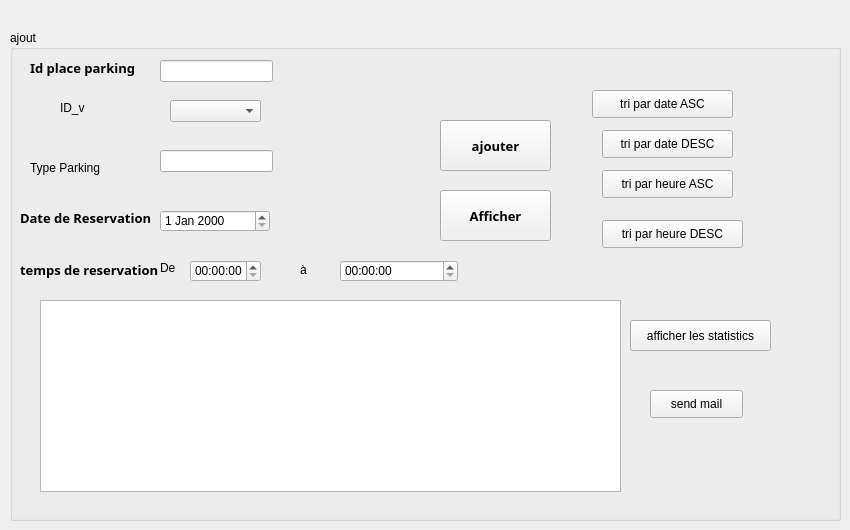
       <widget class="QWidget" name="tab_8">
        <attribute name="title">
         <string>ajouter une réservation</string>
        </attribute>
        <widget class="QGroupBox" name="groupBox_7">
         <property name="geometry">
          <rect>
           <x>10</x>
           <y>30</y>
           <width>831</width>
           <height>491</height>
          </rect>
         </property>
         <property name="title">
          <string>ajout</string>
         </property>
         <widget class="QLabel" name="le_id_2">
          <property name="geometry">
           <rect>
            <x>20</x>
            <y>30</y>
            <width>111</width>
            <height>16</height>
           </rect>
          </property>
          <property name="font">
           <font>
            <family>Perpetua</family>
            <pointsize>10</pointsize>
            <weight>75</weight>
            <bold>true</bold>
           </font>
          </property>
          <property name="text">
           <string>Id place parking</string>
          </property>
         </widget>
         <widget class="QLineEdit" name="le_id">
          <property name="geometry">
           <rect>
            <x>150</x>
            <y>30</y>
            <width>113</width>
            <height>22</height>
           </rect>
          </property>
         </widget>
         <widget class="QLabel" name="label_48">
          <property name="geometry">
           <rect>
            <x>50</x>
            <y>70</y>
            <width>56</width>
            <height>16</height>
           </rect>
          </property>
          <property name="text">
           <string>ID_v</string>
          </property>
         </widget>
         <widget class="QLabel" name="label_49">
          <property name="geometry">
           <rect>
            <x>20</x>
            <y>130</y>
            <width>111</width>
            <height>16</height>
           </rect>
          </property>
          <property name="text">
           <string>Type Parking</string>
          </property>
         </widget>
         <widget class="QLineEdit" name="type_parking">
          <property name="geometry">
           <rect>
            <x>150</x>
            <y>120</y>
            <width>113</width>
            <height>22</height>
           </rect>
          </property>
         </widget>
         <widget class="QLabel" name="label_50">
          <property name="geometry">
           <rect>
            <x>10</x>
            <y>180</y>
            <width>131</width>
            <height>16</height>
           </rect>
          </property>
          <property name="font">
           <font>
            <family>Perpetua</family>
            <pointsize>10</pointsize>
            <weight>75</weight>
            <bold>true</bold>
           </font>
          </property>
          <property name="text">
           <string>Date de Reservation</string>
          </property>
         </widget>
         <widget class="QDateEdit" name="date">
          <property name="geometry">
           <rect>
            <x>150</x>
            <y>180</y>
            <width>110</width>
            <height>22</height>
           </rect>
          </property>
         </widget>
         <widget class="QLabel" name="label_51">
          <property name="geometry">
           <rect>
            <x>10</x>
            <y>230</y>
            <width>141</width>
            <height>20</height>
           </rect>
          </property>
          <property name="font">
           <font>
            <family>Perpetua</family>
            <pointsize>10</pointsize>
            <weight>75</weight>
            <bold>true</bold>
           </font>
          </property>
          <property name="text">
           <string>temps de reservation</string>
          </property>
         </widget>
         <widget class="QLabel" name="label_52">
          <property name="geometry">
           <rect>
            <x>150</x>
            <y>230</y>
            <width>56</width>
            <height>16</height>
           </rect>
          </property>
          <property name="text">
           <string>De</string>
          </property>
         </widget>
         <widget class="QTimeEdit" name="heure">
          <property name="geometry">
           <rect>
            <x>180</x>
            <y>230</y>
            <width>71</width>
            <height>22</height>
           </rect>
          </property>
         </widget>
         <widget class="QTimeEdit" name="heure_2">
          <property name="geometry">
           <rect>
            <x>330</x>
            <y>230</y>
            <width>118</width>
            <height>22</height>
           </rect>
          </property>
         </widget>
         <widget class="QLabel" name="label_53">
          <property name="geometry">
           <rect>
            <x>290</x>
            <y>230</y>
            <width>51</width>
            <height>20</height>
           </rect>
          </property>
          <property name="text">
           <string>à</string>
          </property>
         </widget>
         <widget class="QPushButton" name="ajouter">
          <property name="geometry">
           <rect>
            <x>430</x>
            <y>90</y>
            <width>111</width>
            <height>51</height>
           </rect>
          </property>
          <property name="font">
           <font>
            <family>Perpetua</family>
            <pointsize>10</pointsize>
            <weight>75</weight>
            <bold>true</bold>
           </font>
          </property>
          <property name="text">
           <string>ajouter</string>
          </property>
         </widget>
         <widget class="QTableView" name="tab_reservation">
          <property name="geometry">
           <rect>
            <x>30</x>
            <y>270</y>
            <width>581</width>
            <height>192</height>
           </rect>
          </property>
         </widget>
         <widget class="QPushButton" name="btn_afficher">
          <property name="geometry">
           <rect>
            <x>430</x>
            <y>160</y>
            <width>111</width>
            <height>51</height>
           </rect>
          </property>
          <property name="font">
           <font>
            <family>Perpetua</family>
            <pointsize>10</pointsize>
            <weight>75</weight>
            <bold>true</bold>
           </font>
          </property>
          <property name="text">
           <string>Afficher</string>
          </property>
         </widget>
         <widget class="QComboBox" name="comboBox_id">
          <property name="geometry">
           <rect>
            <x>160</x>
            <y>70</y>
            <width>91</width>
            <height>22</height>
           </rect>
          </property>
         </widget>
         <widget class="QPushButton" name="tri_date_ASC">
          <property name="geometry">
           <rect>
            <x>582</x>
            <y>60</y>
            <width>141</width>
            <height>28</height>
           </rect>
          </property>
          <property name="text">
           <string>tri par date ASC</string>
          </property>
         </widget>
         <widget class="QPushButton" name="tri_date_DESC">
          <property name="geometry">
           <rect>
            <x>592</x>
            <y>100</y>
            <width>131</width>
            <height>28</height>
           </rect>
          </property>
          <property name="text">
           <string>tri par date DESC</string>
          </property>
         </widget>
         <widget class="QPushButton" name="tri_heure_ASC">
          <property name="geometry">
           <rect>
            <x>592</x>
            <y>140</y>
            <width>131</width>
            <height>28</height>
           </rect>
          </property>
          <property name="text">
           <string>tri par heure ASC</string>
          </property>
         </widget>
         <widget class="QPushButton" name="tri_heure_DESC">
          <property name="geometry">
           <rect>
            <x>592</x>
            <y>190</y>
            <width>141</width>
            <height>28</height>
           </rect>
          </property>
          <property name="text">
           <string>tri par heure DESC</string>
          </property>
         </widget>
         <widget class="QPushButton" name="pb_stat">
          <property name="geometry">
           <rect>
            <x>620</x>
            <y>290</y>
            <width>141</width>
            <height>31</height>
           </rect>
          </property>
          <property name="text">
           <string>afficher les statistics</string>
          </property>
         </widget>
         <widget class="QPushButton" name="mailing">
          <property name="geometry">
           <rect>
            <x>640</x>
            <y>360</y>
            <width>93</width>
            <height>28</height>
           </rect>
          </property>
          <property name="text">
           <string>send mail</string>
          </property>
         </widget>
        </widget>
       </widget>
